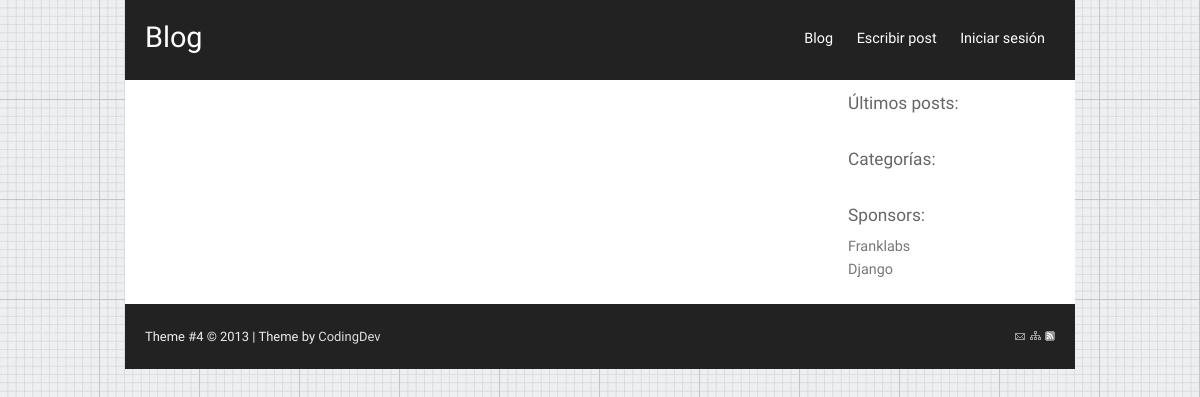
The app's page /, older data.
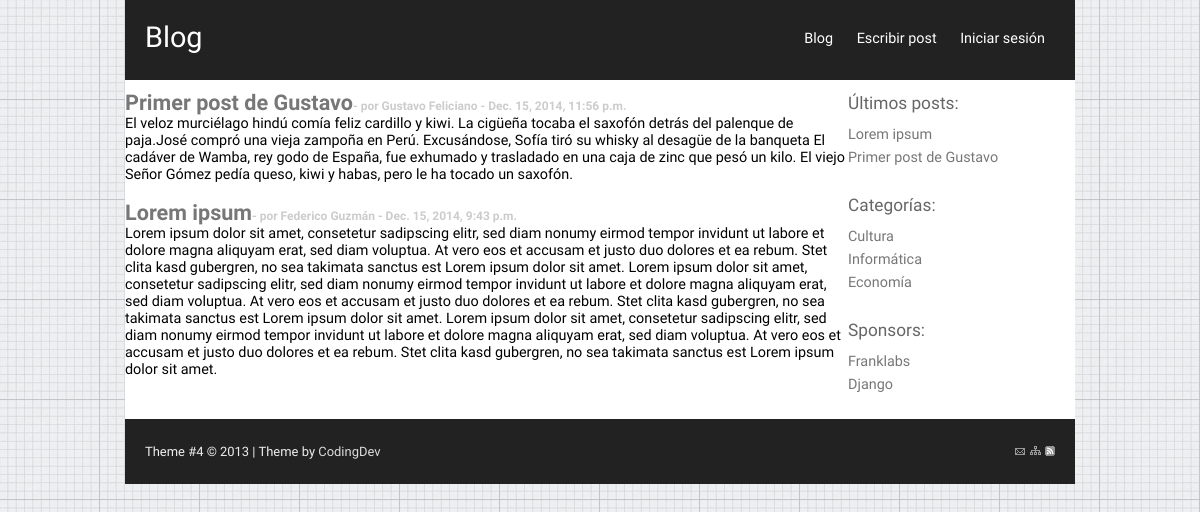
The same page, newer data.
### post/models.py (models this page shows, shortened)
class Post(models.Model):
    author = models.ForeignKey(ProfileAuthor)
    title = models.CharField(max_length=200)
    message = models.TextField()
    category =models.ForeignKey(Category)
    date_posted = models.DateTimeField(default=datetime.datetime.now)

class Category(models.Model):
    name = models.CharField(max_length=200)

### autor/models.py (models this page shows)
class ProfileAuthor(models.Model):
    user = models.ForeignKey(User)
    nombre = models.CharField(max_length=50)
    descripcion = models.TextField(max_length=200)
    def __unicode__(self):
        return "%s" % (self.nombre,)

### post/views.py (the view)
def home(request):
    cat = Category.objects.all()
    lastposts = Post.objects.all()
    return render_to_response(
        'index.html',
        RequestContext(
            request,
            {
                'posts': Post.objects.order_by('-date_posted'),
                'cat':cat,
                'lastposts':lastposts,
            }
        )
    )

### templates/index.html
{% extends 'base.html' %}
{% block content %}
    {% for post in posts %}
	<h2><a href="/post/{{ post.id }}/">{{ post.title }}</a><span class="post-span">- por {{ post.author }} - {{ post.date_posted }}</span></h2>
	<p>{{ post.message }}</p>
	<br>
    {% endfor %}
{% endblock %}

### templates/base.html (shortened to what this page needs)
<!DOCTYPE html>
<html xmlns="http://www.w3.org/1999/xhtml">
<head>
	<link rel="stylesheet" type="text/css" href="{{STATIC_URL}}css/style.css" media="screen" />
</head>
<body>
<div id="wrap">
	<div id="header">
		<div id="headerlinks">
		<a href="/index/" title="Blog">Blog</a>
		<a href="/write_post/" title="Escribir post">Escribir post</a>
		<a href="/login/" title="Login">Iniciar sesión</a>
		</div>
		<h1><a href="#">Blog</a></h1>
	</div>
	<div id="sidebar">
		<h2>Últimos posts:</h2>
		<div class="box">
		<ul>
		{% for post in lastposts|slice:":10" %}
		<li><a href="/post/{{ post.id }}/">{{ post.title }}</a></li>
		{% endfor %}
		</ul>
		</div>
		<h2>Categorías:</h2>
		<div class="box">
		<ul>
		{% for categoria in cat %}
		<li><a href="/category/{{ categoria.id }}/">{{ categoria.name }}</a></li>
		{% endfor %}
		</ul>
		</div>
		<h2>Sponsors:</h2>
		<div class="box">
		<ul>
		<li><a href="http://www.franklabs.biz/">Franklabs</a></li>
		<li><a href="https://www.djangoproject.com/">Django</a></li>
		</ul>
		</div>
	</div>
{% block content %} {% endblock content %}
	<div id="footer">
		<div style="float: right;">
		<a href="#" title="Contact Us"><img src="{{STATIC_URL}}img/contact.gif" alt="Contact" /></a>
		<a href="#" title="Sitemap"><img src="{{STATIC_URL}}img/sitemap.gif" alt="Sitemap" /></a>
		<a href="#" title="Rss Feed"><img src="{{STATIC_URL}}img/rss.png" alt="Rss Feed" /></a>
		</div>
		Theme #4 &copy; 2013 | Theme by <a target="_blank" href="http://codingdev.de" title="CodingDev">CodingDev</a>
	</div>
</div>
</body>
</html>

### static/css/style.css (style rules this page uses)
* { padding: 0; margin: 0; }
body { background: #F5F5F5 url(../img/background.png); font-family: 'Roboto Condensed', sans-serif; font-size: .90em; padding: 0; margin: 0; }
img { border: none; }
a { color: #777; text-decoration: none; }
li { color: #036DA7; list-style-type: none; margin-bottom: 6px; }
#wrap { margin: 0 auto; width: 950px; background: #fff; }
#header { height: 80px; background: #222; margin: 0 0 10px 0; }
#header a { color: #fff; text-decoration: none; }
#header h1 { color: #fff; font-size: 2em; padding: 20px 0 0 20px; font-weight: 100; }
#headerlinks { float: right; padding: 30px 20px 0 0; }
#headerlinks a { color:#fff; padding: 0 10px; }
#sidebar { width: 210px; float: right; background: #FFF; color: #666; margin-right: 20px; }
#sidebar .box { margin-bottom: 10px; padding: 10px 3px; color: #666; }
#sidebar h2 { font-size: 1.2em; font-weight: 100; padding: 3px; }
#footer { clear: both; color: #eee; background: #222; text-align: left; margin: 20px 0px 0px 0px; padding: 25px 20px; font-size: .9em; }
#footer a { color : #ddd; text-decoration: none; }
.post-span { color:#ccc; font-size:12px; }

Row changes from the older to the newer data that the page shows:
added Post: title "Lorem ipsum", author "Federico Guzmán", date_posted "Dec. 15, 2014, 9:43 p.m.", message "Lorem ipsum dolor sit amet, consetetur sadipscing elitr, sed diam nonumy eirmod tempor invidunt ut labore et dolore magna aliquyam erat, sed diam voluptua. At vero eos et accusam et justo duo dolores et ea rebum. Stet clita kasd gubergren, no sea takimata sanctus est Lorem ipsum dolor sit amet. Lorem ipsum dolor sit amet, consetetur sadipscing elitr, sed diam nonumy eirmod tempor invidunt ut labore et dolore magna aliquyam erat, sed diam voluptua. At vero eos et accusam et justo duo dolores et ea rebum. Stet clita kasd gubergren, no sea takimata sanctus est Lorem ipsum dolor sit amet. Lorem ipsum dolor sit amet, consetetur sadipscing elitr, sed diam nonumy eirmod tempor invidunt ut labore…"
added Post: title "Primer post de Gustavo", author "Gustavo Feliciano", date_posted "Dec. 15, 2014, 11:56 p.m.", message "El veloz murciélago hindú comía feliz cardillo y kiwi. La cigüeña tocaba el saxofón detrás del palenque de paja.José compró una vieja zampoña en Perú. Excusándose, Sofía tiró su whisky al desagüe de la banqueta El cadáver de Wamba, rey godo de España, fue exhumado y trasladado en una caja de zinc que pesó un kilo. El viejo Señor Gómez pedía queso, kiwi y habas, pero le ha tocado un saxofón."
added Category: name "Cultura"
added Category: name "Informática"
added Category: name "Economía"
